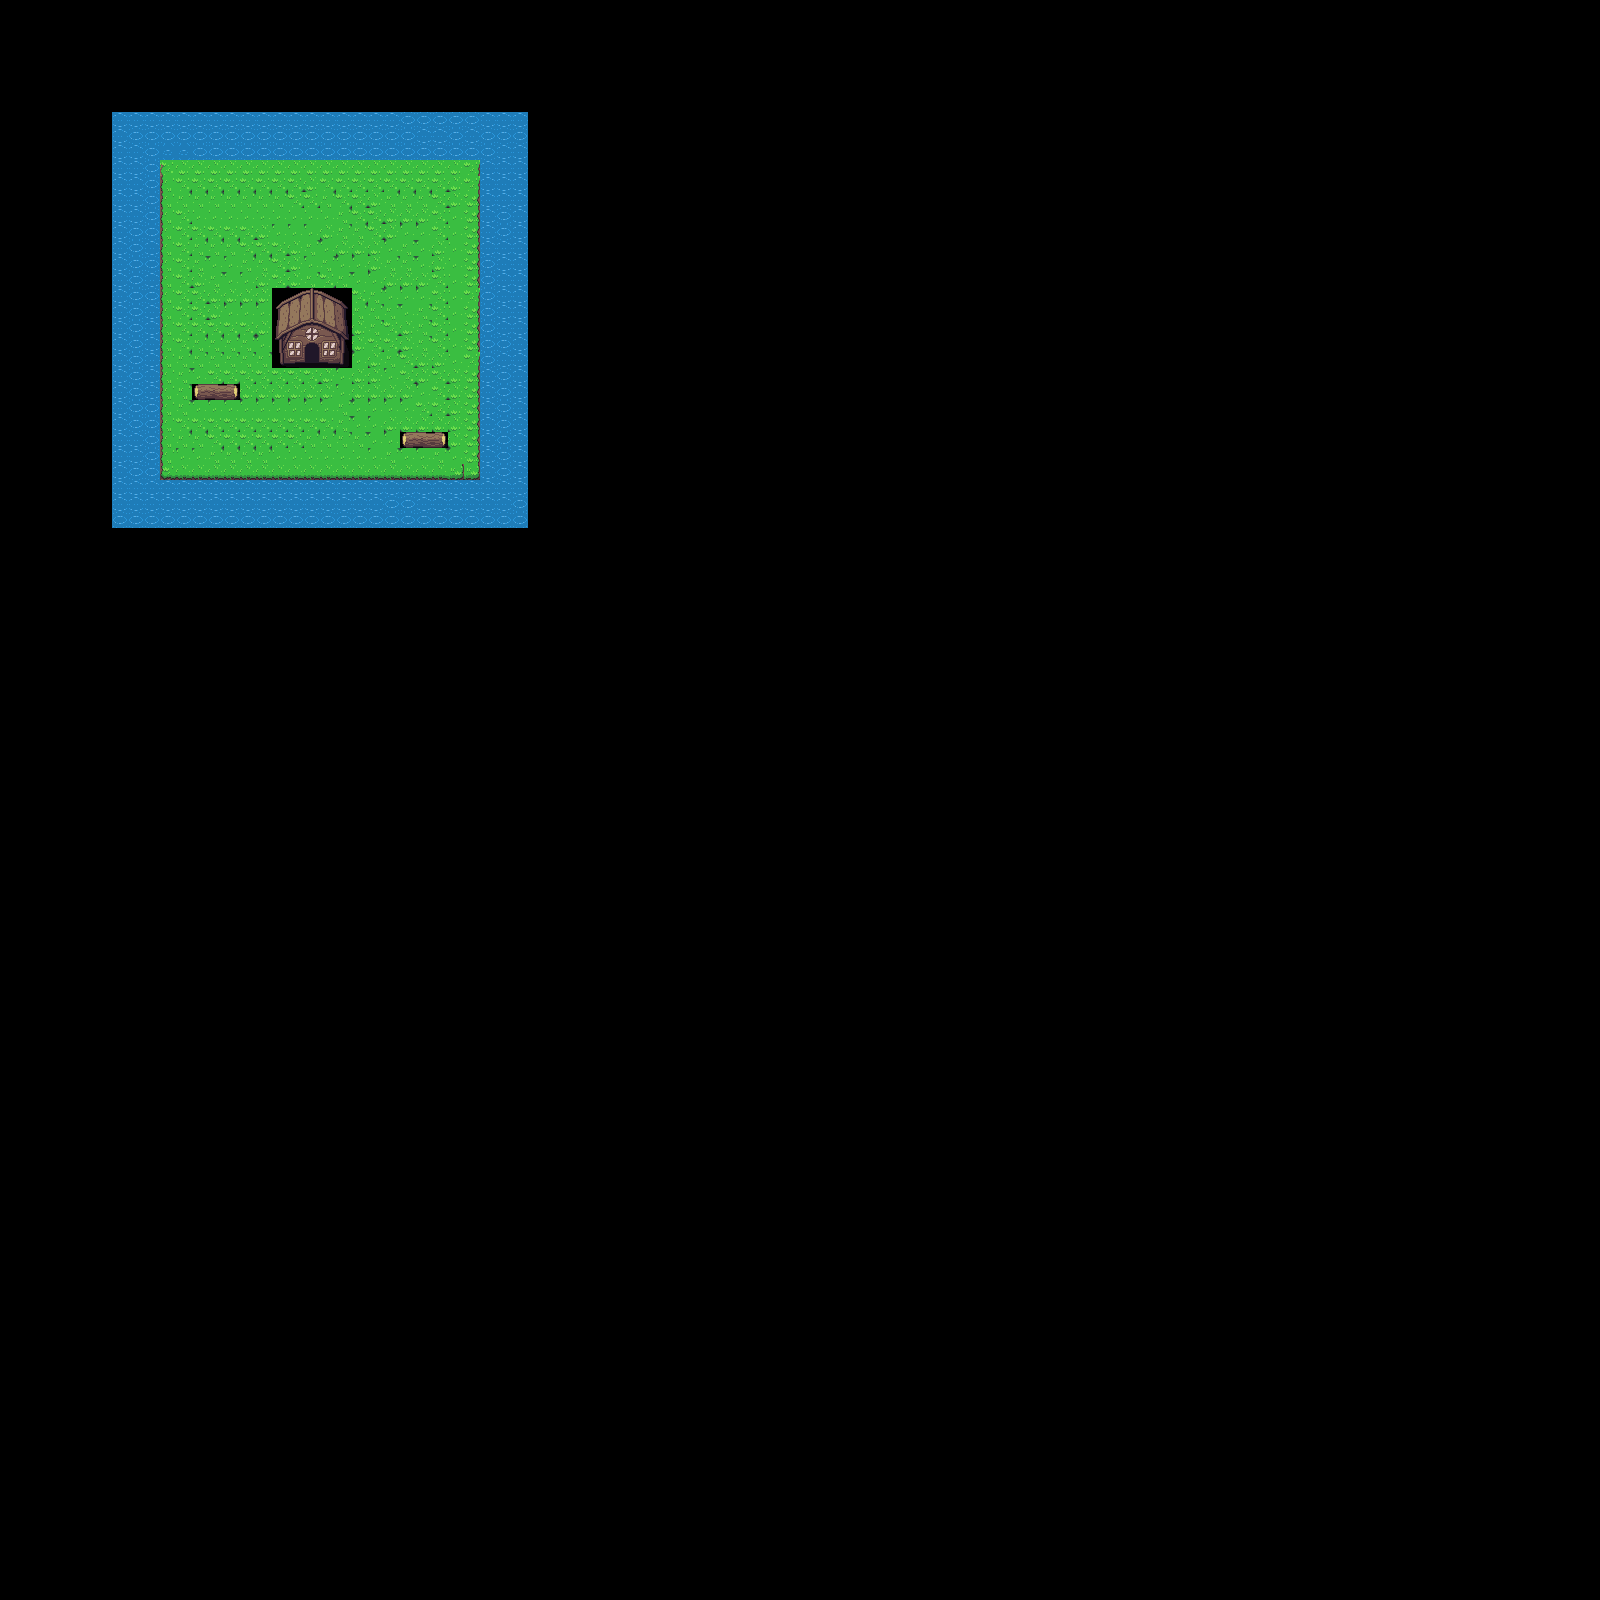

This game map was drawn from its Tiled (.tmx) file and the tilesets committed beside it. A one-line description and the trimmed map source follow:
An orthogonal 100x100 tile map with 16x16 px tiles, 1 tile layer (Tile Layer 1).

<map version="1.5" tiledversion="1.7.2" orientation="orthogonal" renderorder="right-down" width="100" height="100" tilewidth="16" tileheight="16" infinite="0" nextlayerid="2" nextobjectid="1">
 <tileset firstgid="1" source="StartMap.tsx" />
 <layer id="1" name="Tile Layer 1" width="100" height="100">
  <data>[10000 cells, 676 non-empty, 44 distinct tile ids]</data>
 </layer>
</map>
